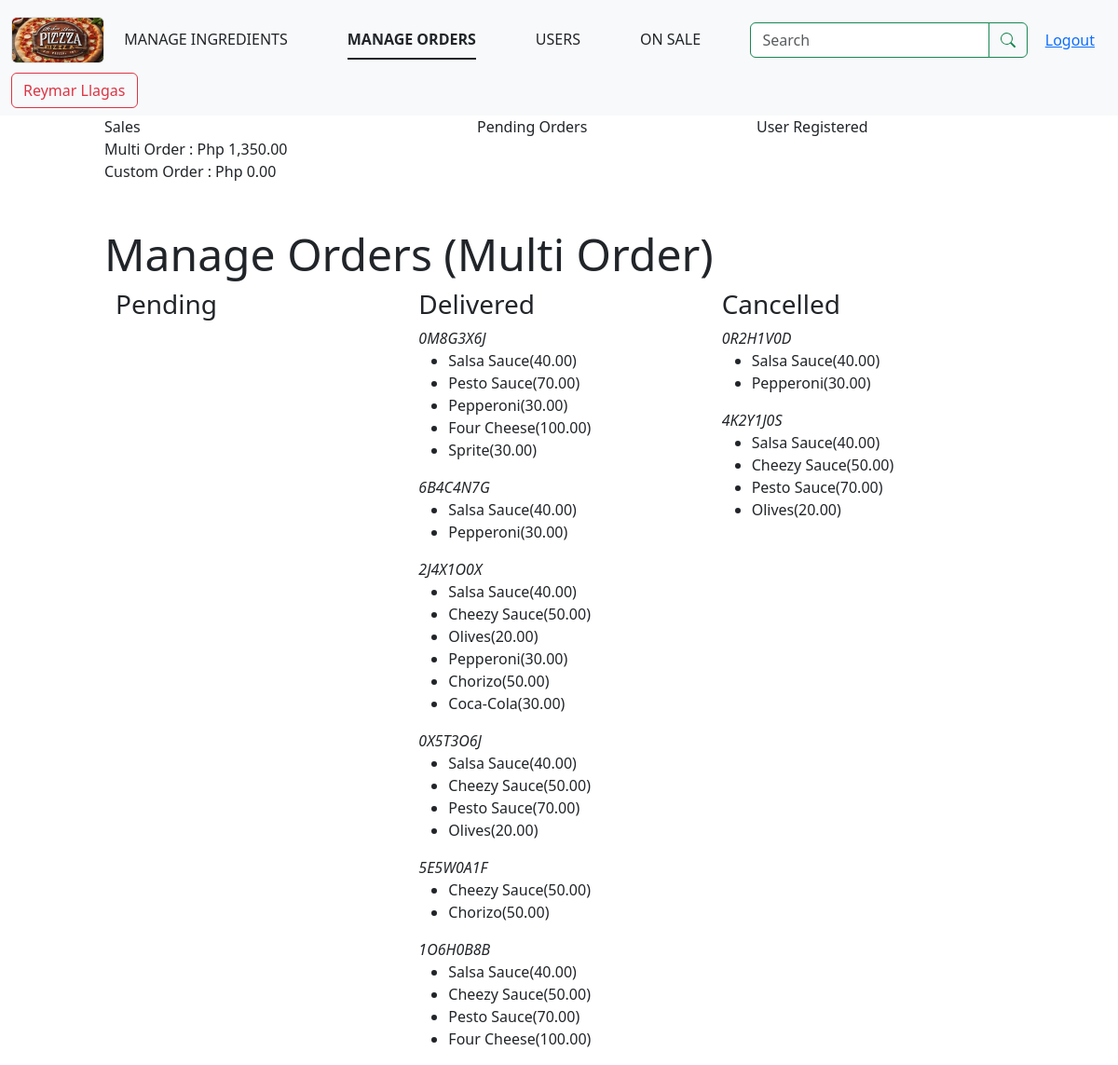
/admin/index.php?page=2 (signed in), run on the app's committed database.
### tables this page shows
CREATE TABLE `ingredients` (
  `ingredient_id` int(11) NOT NULL,
  `ingredient_name` varchar(100) NOT NULL,
  `step_id` int(11) NOT NULL,
  `price_amt` decimal(6,2) NOT NULL,
  `ingredient_description` text NOT NULL,
  `ingredient_img` varchar(100) NOT NULL
);

### admin/manage_orders.php (the view, shortened to what this page needs)
<?php include_once("../db.php");
function get_total_sales_multi_order($conn){
    $sql_get_sales = "SELECT sum(i.price_amt * mo.order_qty) sales
                         FROM `multi_order` mo
                         JOIN `ingredients` i
                           ON mo.ingredient_id = i.ingredient_id
                        ";
   $sales_result = mysqli_query($conn, $sql_get_sales);
   $row = mysqli_fetch_array($sales_result);
    return "Php ".number_format($row['sales'],2);
}
function get_total_sales_custom_order($conn){
    $sql_get_sales = "SELECT (sum(i1.price_amt) * sum(o.quantity)) +
                             (sum(i2.price_amt) * sum(o.quantity)) +
                             (sum(i3.price_amt) * sum(o.quantity)) +
                             (sum(i4.price_amt) * sum(o.quantity)) sales
                        FROM `orders` o
                        JOIN `ingredients` i1
                          ON (o.step1 = i1.ingredient_id)
                        JOIN `ingredients` i2
                          ON (o.step2 = i2.ingredient_id)
                        JOIN `ingredients` i3
                          ON (o.step3 = i3.ingredient_id)
                        JOIN `ingredients` i4
                          ON (o.step4 = i4.ingredient_id)
                WHERE o.order_status = 'D'
                      ";
   $sales_result = mysqli_query($conn, $sql_get_sales);
   $row = mysqli_fetch_array($sales_result);
    return "Php ".number_format($row['sales'],2);
}
?>
<html>
<head>
    <link rel="stylesheet" href="../css/bootstrap.css">
    <link rel="stylesheet" href="../my.css">
</head>
<body id="home-page">
    <div class="container-fluid">
        <div class="row">
           <div class="col-1"></div>
            <div class="col-4">Sales <br>
            Multi Order : <?php echo get_total_sales_multi_order($conn); ?> <br>
            Custom Order : <?php echo get_total_sales_custom_order($conn); ?> <br>
            </div>
            <div class="col-3">Pending Orders</div>
            <div class="col-3">User Registered</div>
            <div class="col-1"></div>
        </div>
        <div class="row">
            <div class="col-1"></div>
            <div class="col-10 pt-5">
                <h3 class="display-5">Manage Orders (Multi Order)</h3>
                      <div class="container-fluid">
                          <div class="row">
                              <div class="col-4">
                                  <h3>Pending</h3>
                              </div>
                              <div class="col-4">
                                 <h3>Delivered</h3>
                                  <?php
                                     $sql_get_reference = "SELECT DISTINCT `order_reference_number` from `multi_order` where order_status = 'D' ";
                                     $reference_result = mysqli_query($conn, $sql_get_reference);
                                     while($row = mysqli_fetch_assoc($reference_result)){
                                         $ord_ref_num = $row['order_reference_number'];
                                         echo "<em>".$ord_ref_num."</em>" . "<br>";
                                         $sql_get_ingredient = "SELECT i.ingredient_name
                                                                     , i.price_amt
                                                                     , i.ingredient_description
                                                                     , i.ingredient_img
                                                                  from `multi_order` mo
                                                                  JOIN `ingredients` i
                                                                    ON mo.ingredient_id = i.ingredient_id
                                                                 where mo.order_reference_number = '$ord_ref_num'";
                                         $ingredient_result = mysqli_query($conn,$sql_get_ingredient);
                                         echo "<ul>";
                                         while($ing = mysqli_fetch_assoc($ingredient_result)){
                                             echo "<li>" . $ing['ingredient_name'] . "(". $ing['price_amt'] .")" . "</li>";
                                         }
                                         echo "</ul>";
                                     }
                                     ?>
                              </div>
                               <div class="col-4">
                                 <h3>Cancelled</h3>
                                  <?php
                                     $sql_get_reference = "SELECT DISTINCT `order_reference_number` from `multi_order` where order_status = 'X' ";
                                     $reference_result = mysqli_query($conn, $sql_get_reference);
                                     while($row = mysqli_fetch_assoc($reference_result)){
                                         $ord_ref_num = $row['order_reference_number'];
                                         echo "<em>".$ord_ref_num."</em>" . "<br>";
                                         $sql_get_ingredient = "SELECT i.ingredient_name
                                                                     , i.price_amt
                                                                     , i.ingredient_description
                                                                     , i.ingredient_img
                                                                  from `multi_order` mo
                                                                  JOIN `ingredients` i
                                                                    ON mo.ingredient_id = i.ingredient_id
                                                                 where mo.order_reference_number = '$ord_ref_num'";
                                         $ingredient_result = mysqli_query($conn,$sql_get_ingredient);
                                         echo "<ul>";
                                         while($ing = mysqli_fetch_assoc($ingredient_result)){
                                             echo "<li>" . $ing['ingredient_name'] . "(". $ing['price_amt'] .")" . "</li>";
                                         }
                                         echo "</ul>";
                                     }
                                     ?>
                              </div>
                          </div>
                      </div>
            </div>
            <div class="col-1"></div>
        </div>
    </div>
</body>
   </html>

### data on the page
ingredients: ingredient_name "Salsa Sauce", price_amt "40.00"
ingredients: ingredient_name "Pesto Sauce", price_amt "70.00"
ingredients: ingredient_name "Pepperoni", price_amt "30.00"
ingredients: ingredient_name "Four Cheese", price_amt "100.00"
ingredients: ingredient_name "Sprite", price_amt "30.00"
ingredients: ingredient_name "Cheezy Sauce", price_amt "50.00"
ingredients: ingredient_name "Olives", price_amt "20.00"
ingredients: ingredient_name "Chorizo", price_amt "50.00"
ingredients: ingredient_name "Coca-Cola", price_amt "30.00"

### other printed values
$_SESSION['user_global_info']['fullname'] "Reymar Llagas"
get_total_sales_multi_order($conn) "Php 1,350.00"
get_total_sales_custom_order($conn) "Php 0.00"
$ord_ref_num "0M8G3X6J"
$ord_ref_num "6B4C4N7G"
$ord_ref_num "2J4X1O0X"
$ord_ref_num "0X5T3O6J"
$ord_ref_num "5E5W0A1F"
$ord_ref_num "1O6H0B8B"
$ord_ref_num "0R2H1V0D"
$ord_ref_num "4K2Y1J0S"
